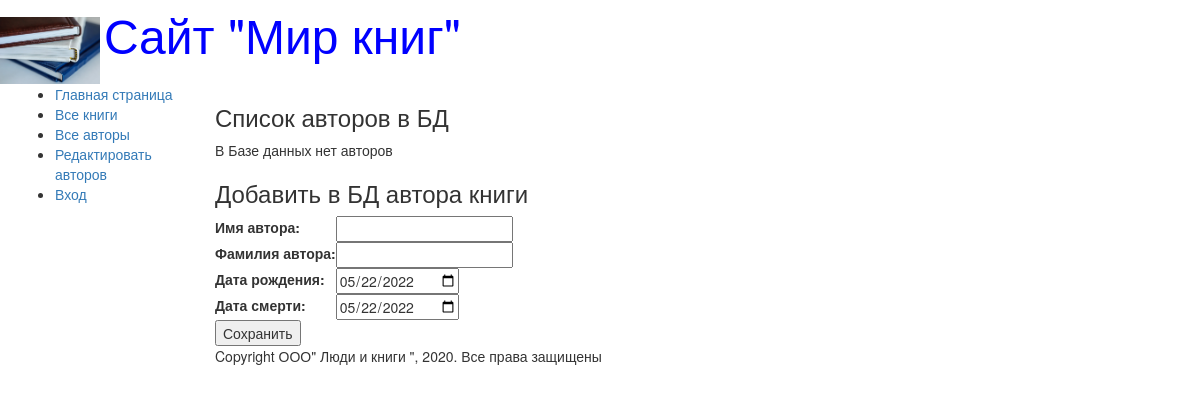
/authors_add/, run on an earlier commit of the app's database.
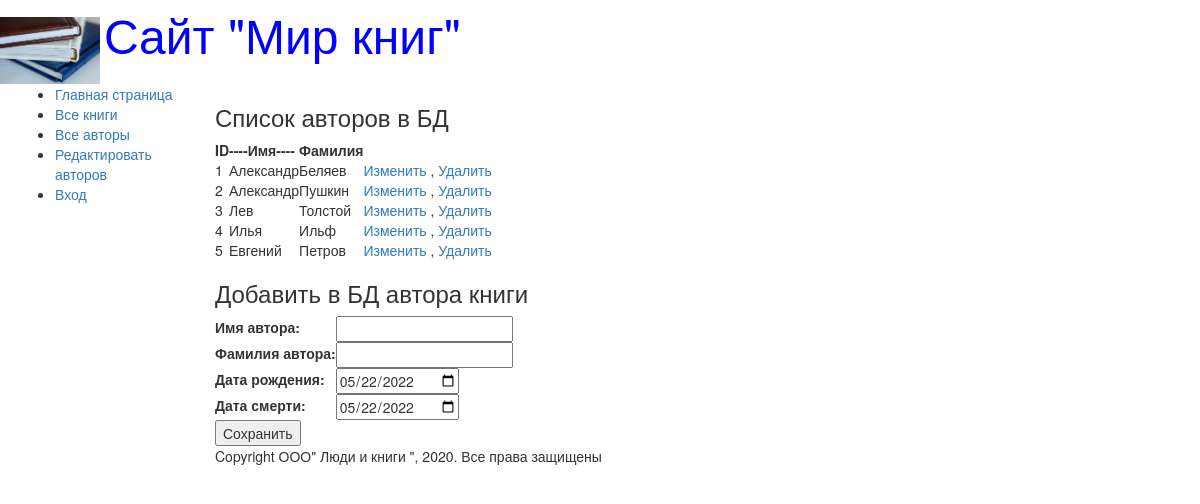
And on a later commit of the database.
### catalog/models.py (models this page shows, shortened)
class Author(models.Model):
    first_name = models.CharField(max_length=100, help_text='Введите имя автора', verbose_name='Имя автора')
    last_name = models.CharField(max_length=100, help_text='Введите фамилию автора', verbose_name='Фамилия автора')
    date_of_birth = models.DateField(help_text="Введите дату рождения", verbose_name='Дата рождения', null=True, blank=True)
    date_of_death = models.DateField(help_text="Введите дату смерти", verbose_name='Дата смерти', null=True, blank=True)

### catalog/views.py (the view)
# urls.py: path('authors_add/', views.authors_add, name='authors_add'),
def authors_add(request):
    author = Author.objects.all()
    authorsform = AuthorsForm()
    return  render (request, 'catalog/authors_add.html', {'form':authorsform , "author":author})

### catalog/form.py
class AuthorsForm(forms.Form):
    first_name = forms.CharField(label='Имя автора')
    last_name = forms.CharField(label='Фамилия автора')
    date_of_birth = forms.DateField(label='Дата рождения', initial=format(date.today()),
                                    widget=forms.widgets.DateInput(attrs={'type': 'date'}))
    date_of_death = forms.DateField(label='Дата смерти', initial=format(date.today()),
                                    widget=forms.widgets.DateInput(attrs={'type': 'date'}))

### catalog/templates/catalog/authors_add.html (shortened to what this page needs)
{% extends "base_generic.html" %}
{% block content %}
<h3>Список авторов в БД</h3>
{% if author %}
<table>
    <thead><th>ID</th><th>----Имя----</th><th>Фамилия</th></thead>
        {% for author in author.all %}
            <tr>
                <td> {{author.id}} </td>
                <td> {{author.first_name}} </td>
                <td> {{author.last_name}} </td>
                <td><a href="/edit1/{{author.id}}">Изменить</a> ,
                <a href="/delete/{{author.id}}">Удалить</a></td>
            </tr>
        {% endfor %}
    {% else %}
    <p>В Базе данных нет авторов</p>
    {% endif %}
</table>
<h3>Добавить в БД автора книги</h3>
<form method="POST" action="/create/">
    <table>
        {{form}}
    </table>
    <input type="submit" value="Сохранить">
</form>
{% endblock %}

What changed in the data, as far as the page shows it:
added Author: id "1", first_name "Александр", last_name "Беляев"
added Author: id "2", first_name "Александр", last_name "Пушкин"
added Author: id "3", first_name "Лев", last_name "Толстой"
added Author: id "4", first_name "Илья", last_name "Ильф"
added Author: id "5", first_name "Евгений", last_name "Петров"
Also different on the page:
text no longer shown: "В Базе данных нет авторов"
text now shown: "ID ----Имя---- Фамилия"
